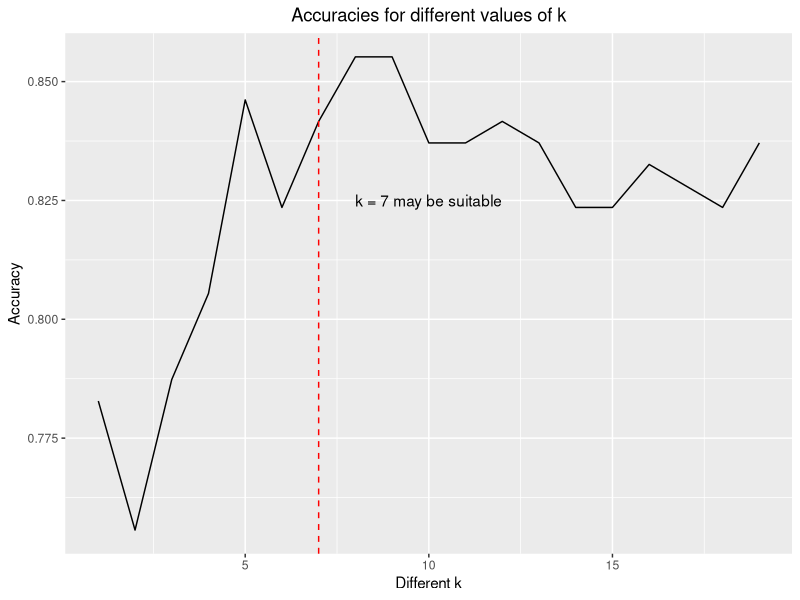

This chart was generated by the following R code:
## ---- chunk 1
# Clear environment of variables and functions
rm(list = ls(all = TRUE)) 
## ---- chunk 2

# Clear environment of packages
if(is.null(sessionInfo()$otherPkgs) == FALSE)lapply(paste("package:", names(sessionInfo()$otherPkgs), sep=""), detach, character.only = TRUE, unload = TRUE)
## ---- chunk 3
library(FNN)
library(class)
library(ggplot2)
library(lattice)
library(caret)


## ---- chunk 4
hogwarts <- read.csv("super_heroes_hogwarts_v3a.csv", header = TRUE)

# View data, first 10 rows
head(hogwarts,10)

## ---- chunk 5
# Looking at data types
str(hogwarts)

# Looking at names of different fields
names(hogwarts)

# Number of rows:
nrow(hogwarts)

## ---- chunk 6
hogwarts <- hogwarts[ , -c(1:8, 17, 19:26)]
names(hogwarts) # We will use 6 variables to predict the house

## ---- chunk 7
# transposed
t(t(names(hogwarts))) 

# Exploring dataset: Data types
str(hogwarts)

# number of rows: Still the same
nrow(hogwarts) 

# Viewing all different houses in a table
table(hogwarts$House)
nrow(hogwarts)

## ---- chunk 8
hogwarts$House <- as.factor(hogwarts$House)
## ---- chunk 9
# Set the seed

set.seed(666)
## ---- chunk 10
# Data partitioning

train_index <- sample(1:nrow(hogwarts), 0.7 * nrow(hogwarts)) 
valid_index <- setdiff(1:nrow(hogwarts), train_index)

## ---- chunk 11
# Create training and validation datasets

train_df <- hogwarts[train_index, ] 
valid_df <- hogwarts[valid_index, ]

## ---- chunk 12
nrow(train_df)
nrow(valid_df)

head(train_df)
head(valid_df)

str(train_df)
str(valid_df)

## ---- chunk 13

padawan_1 <- data.frame(Manipulative = 2,
                        Resourceful = 8,
                        Dismissive = 2,
                        Intelligent = 7,
                        Trusting = 5,
                        Loyal = 10,
                        Stubborn = 7,
                        Brave = 9)

padawan_1
## ---- chunk 14
# Assign normalized data to a new dataframe
train_norm <- train_df
valid_norm <- valid_df
## ---- chunk 15
# Just double checking we still have our 8 variables
names(train_df)
## ---- chunk 16
# Normalization algorithm

norm_values <- preProcess(train_df[, -c(9)],
                          method = c("center",
                                     "scale"))

# Normalizing training dataset using train_df

train_norm[, -c(9)] <- predict(norm_values,
                               train_df[, -c(9)])

head(train_norm)
## ---- chunk 17
# Normalizing validation dataset

valid_norm[, -c(9)] <- predict(norm_values,
                               valid_df[, -c(9)])


head(valid_norm)
## ---- chunk 18
padawan_1_norm <- predict(norm_values, padawan_1)
padawan_1_norm

## ---- chunk 19
accuracy_df <- data.frame(k = seq(1, 19, 1), accuracy = rep(1, 19))
accuracy_df
## ---- chunk 20
# Still checking on train_norm 

names(train_norm)
head(train_norm)
names(valid_norm)
head(valid_norm)

## ---- chunk 21
# Using a loop function to find the best k 

for (i in 1:19) {
  knn_pred <- class::knn(train_norm[, -c(9)],
                         valid_norm[, -c(9)],
                         cl = train_norm[, 9], k = i)
  accuracy_df[i, 2] <- confusionMatrix(knn_pred,
                                       factor(valid_norm[, 9]))$overall[1]
}

accuracy_df
## ---- chunk 22
# Plotting using ggplot2

ggplot(data = accuracy_df) + aes(x = k, y = accuracy) +
  geom_line() + xlab("Different k") + ylab("Accuracy") +
  ggtitle("Accuracies for different values of k") +
  theme(plot.title = element_text(hjust = 0.5)) +
  annotate("text", x = 10, y = 0.825, label = "k = 7 may be suitable") +
  geom_vline(xintercept = 7, linetype = "dashed", color = "red")
  
## ---- chunk 23
# Train the kNN model using k = 7

knn_pred_k7 <- class::knn(train = train_norm[, -c(9)],
                          test = valid_norm[, -c(9)],
                          cl = train_df$House,
                          k = 7)
## ---- chunk 24
# Confusion Matrix for the model
confusionMatrix(knn_pred_k7, as.factor(valid_df[, 9]))
## ---- chunk 25
# Associated probability of the prediction

knn_pred_k7_prob <- class::knn(train = train_norm[, -c(9)],
                               test = valid_norm[, -c(9)],
                               cl = train_norm$House,
                               k = 7,
                               prob = TRUE)

knn_pred_k7_prob
## ---- chunk 26
# Predicting outcome using the validation data

knn_pred_k7_valid <- class::knn(train = train_norm[, -c(9)],
                                test = valid_norm[, -c(9)],
                                cl = train_norm[, c(9)],
                                k = 7)


knn_pred_k7_valid
## ---- chunk 27
# Compute the probability.

attr(knn_pred_k7_prob, "prob")
## ---- chunk 28
# checking names

names(train_norm)
names(padawan_1_norm)


## ---- chunk 29
# Predicting the outcome of the new padawan

padawan_1_pred <- class::knn(train = train_norm[, -c(9)],
                             test = padawan_1_norm,
                             cl = train_norm$House,
                             k =7)

padawan_1_pred

## ---- chunk 30
# probability of the padawan outcome
padawan_1_pred_prob <- class::knn(train = train_norm[, -c(9)],
                                  test = padawan_1_norm[, -c(9)],
                                  cl = train_norm$House,
                                  k = 7,
                                  prob = TRUE)

padawan_1_pred_prob
